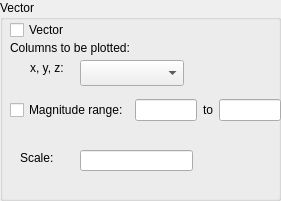
        <widget class="QGroupBox" name="groupBox_5">
         <property name="geometry">
          <rect>
           <x>290</x>
           <y>210</y>
           <width>281</width>
           <height>201</height>
          </rect>
         </property>
         <property name="title">
          <string>Vector</string>
         </property>
         <widget class="QCheckBox" name="vector_CB">
          <property name="geometry">
           <rect>
            <x>10</x>
            <y>20</y>
            <width>86</width>
            <height>20</height>
           </rect>
          </property>
          <property name="text">
           <string>Vector</string>
          </property>
         </widget>
         <widget class="QCheckBox" name="streamline_CB">
          <property name="geometry">
           <rect>
            <x>300</x>
            <y>20</y>
            <width>86</width>
            <height>20</height>
           </rect>
          </property>
          <property name="text">
           <string>Streamline</string>
          </property>
         </widget>
         <widget class="QLabel" name="label_2">
          <property name="geometry">
           <rect>
            <x>10</x>
            <y>40</y>
            <width>151</width>
            <height>16</height>
           </rect>
          </property>
          <property name="text">
           <string>Columns to be plotted:</string>
          </property>
         </widget>
         <widget class="QLabel" name="label_3">
          <property name="geometry">
           <rect>
            <x>30</x>
            <y>60</y>
            <width>51</width>
            <height>16</height>
           </rect>
          </property>
          <property name="text">
           <string>x, y, z:</string>
          </property>
         </widget>
         <widget class="QComboBox" name="vectorChoice">
          <property name="geometry">
           <rect>
            <x>80</x>
            <y>60</y>
            <width>104</width>
            <height>26</height>
           </rect>
          </property>
         </widget>
         <widget class="QLabel" name="label_4">
          <property name="geometry">
           <rect>
            <x>20</x>
            <y>150</y>
            <width>59</width>
            <height>16</height>
           </rect>
          </property>
          <property name="text">
           <string>Scale:</string>
          </property>
         </widget>
         <widget class="QLineEdit" name="vectorScale_LE">
          <property name="geometry">
           <rect>
            <x>80</x>
            <y>150</y>
            <width>113</width>
            <height>21</height>
           </rect>
          </property>
         </widget>
         <widget class="QWidget" name="layoutWidget_4">
          <property name="geometry">
           <rect>
            <x>10</x>
            <y>90</y>
            <width>271</width>
            <height>40</height>
           </rect>
          </property>
          <layout class="QHBoxLayout" name="horizontalLayout_12">
           <item>
            <widget class="QCheckBox" name="vectorRange_CB">
             <property name="text">
              <string>Magnitude range:</string>
             </property>
            </widget>
           </item>
           <item>
            <widget class="QLineEdit" name="vectorValueMin_LE"/>
           </item>
           <item>
            <widget class="QLabel" name="label_7">
             <property name="text">
              <string>to</string>
             </property>
            </widget>
           </item>
           <item>
            <widget class="QLineEdit" name="vectorValueMax_LE"/>
           </item>
          </layout>
         </widget>
         <widget class="QLabel" name="label_6">
          <property name="geometry">
           <rect>
            <x>320</x>
            <y>40</y>
            <width>121</width>
            <height>16</height>
           </rect>
          </property>
          <property name="text">
           <string>Point source seeds:</string>
          </property>
         </widget>
         <widget class="QLabel" name="label_10">
          <property name="geometry">
           <rect>
            <x>330</x>
            <y>60</y>
            <width>111</width>
            <height>16</height>
           </rect>
          </property>
          <property name="text">
           <string>Number of points:</string>
          </property>
         </widget>
         <widget class="QLabel" name="label_11">
          <property name="geometry">
           <rect>
            <x>330</x>
            <y>80</y>
            <width>59</width>
            <height>16</height>
           </rect>
          </property>
          <property name="text">
           <string>Radius:</string>
          </property>
         </widget>
         <widget class="QLabel" name="label_34">
          <property name="geometry">
           <rect>
            <x>330</x>
            <y>100</y>
            <width>59</width>
            <height>16</height>
           </rect>
          </property>
          <property name="text">
           <string>Center:</string>
          </property>
         </widget>
         <widget class="QLineEdit" name="seedNumber_LE">
          <property name="geometry">
           <rect>
            <x>440</x>
            <y>60</y>
            <width>113</width>
            <height>21</height>
           </rect>
          </property>
         </widget>
         <widget class="QLineEdit" name="seedRadius_LE">
          <property name="geometry">
           <rect>
            <x>380</x>
            <y>80</y>
            <width>113</width>
            <height>21</height>
           </rect>
          </property>
         </widget>
         <widget class="QLineEdit" name="seedCenterX_LE">
          <property name="geometry">
           <rect>
            <x>380</x>
            <y>100</y>
            <width>51</width>
            <height>21</height>
           </rect>
          </property>
         </widget>
         <widget class="QLineEdit" name="seedCenterY_LE">
          <property name="geometry">
           <rect>
            <x>440</x>
            <y>110</y>
            <width>51</width>
            <height>21</height>
           </rect>
          </property>
         </widget>
         <widget class="QLineEdit" name="seedCenterZ_LE">
          <property name="geometry">
           <rect>
            <x>500</x>
            <y>110</y>
            <width>51</width>
            <height>21</height>
           </rect>
          </property>
         </widget>
         <widget class="QLabel" name="label_35">
          <property name="geometry">
           <rect>
            <x>320</x>
            <y>120</y>
            <width>71</width>
            <height>16</height>
           </rect>
          </property>
          <property name="text">
           <string>Sreamline:</string>
          </property>
         </widget>
         <widget class="QLabel" name="label_36">
          <property name="geometry">
           <rect>
            <x>320</x>
            <y>140</y>
            <width>81</width>
            <height>16</height>
           </rect>
          </property>
          <property name="text">
           <string>Max steps :</string>
          </property>
         </widget>
         <widget class="QLabel" name="label_37">
          <property name="geometry">
           <rect>
            <x>310</x>
            <y>160</y>
            <width>141</width>
            <height>16</height>
           </rect>
          </property>
          <property name="text">
           <string>Integrate step length:</string>
          </property>
         </widget>
         <widget class="QLineEdit" name="streamStepLength_LE">
          <property name="geometry">
           <rect>
            <x>410</x>
            <y>140</y>
            <width>113</width>
            <height>21</height>
           </rect>
          </property>
         </widget>
         <widget class="QLineEdit" name="streamIntStepLength_LE">
          <property name="geometry">
           <rect>
            <x>440</x>
            <y>160</y>
            <width>113</width>
            <height>21</height>
           </rect>
          </property>
         </widget>
        </widget>
